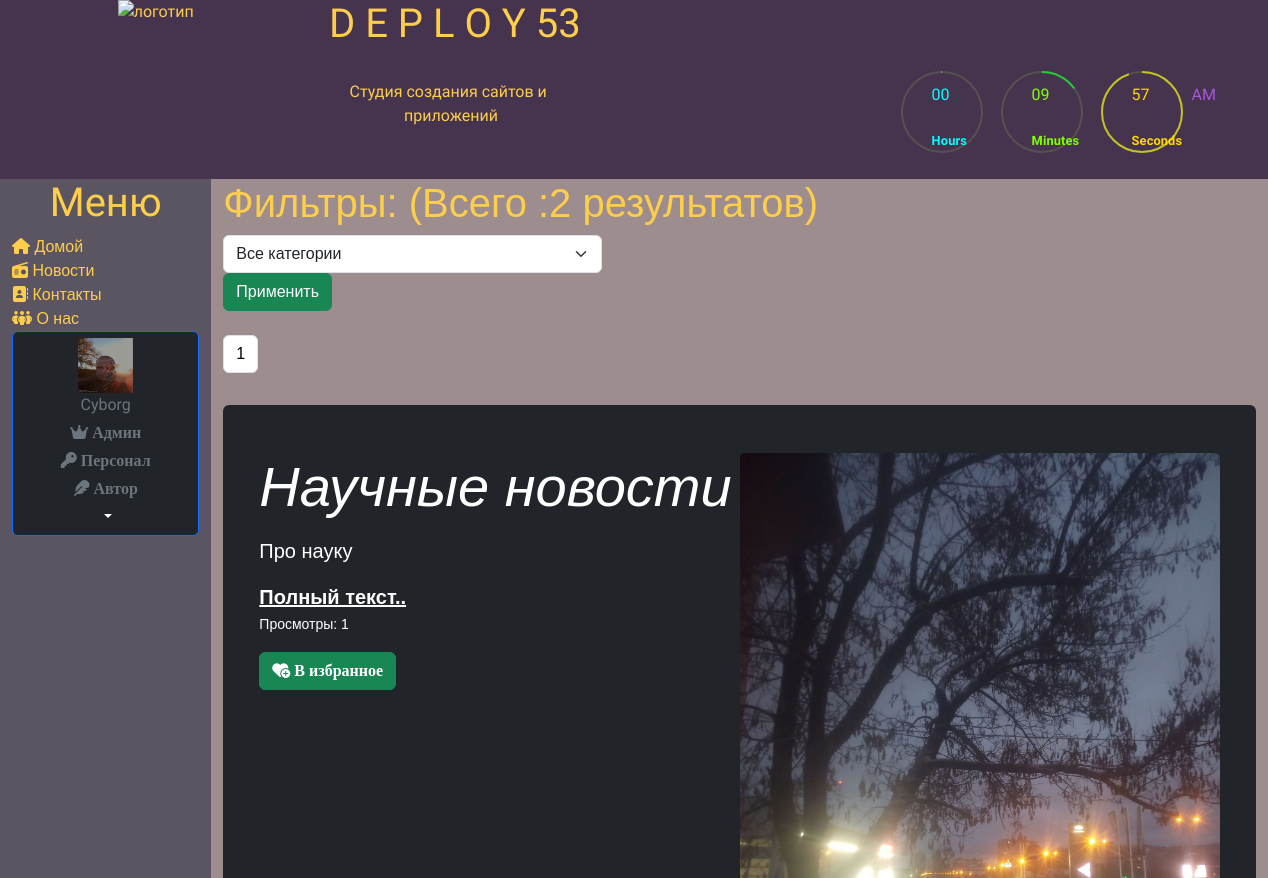
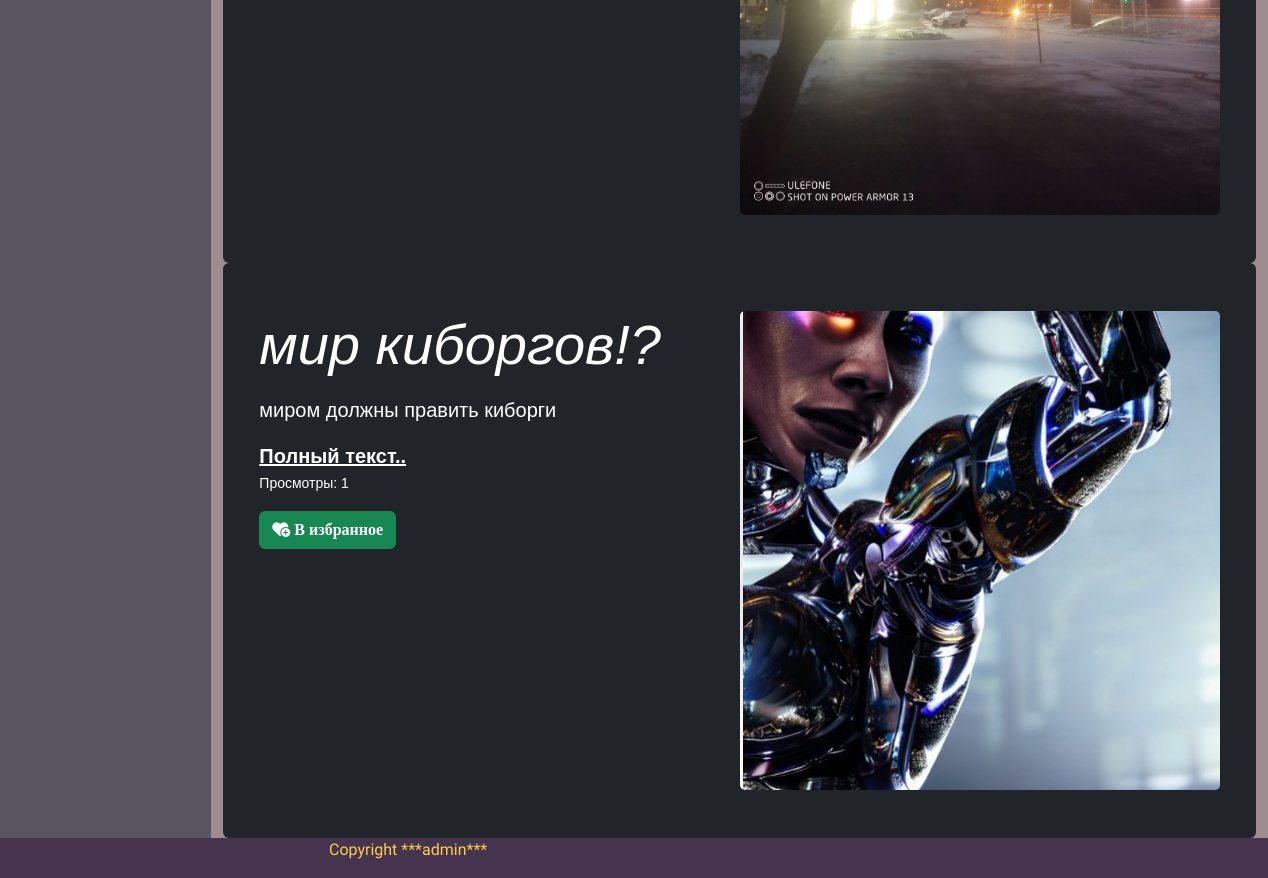
The page /users/mynewslist (signed in) on the database its author committed (2 pictures, top to bottom).
### users/models.py (models this page shows, shortened)
class Account(models.Model):
    gender_choices= (('M','Male'),
                     ('F','Female'),
                     ('N/A','Not answered'))
    user = models.OneToOneField(User,on_delete=models.CASCADE,
                                primary_key=True)
    nickname = models.CharField(max_length=100,blank=True)
    birthdate = models.DateField(null=True)
    gender = models.CharField(choices=gender_choices,max_length=20)
    account_image = models.ImageField(default='default.jpg',
                                      upload_to='account_images')
    address = models.CharField(max_length=100,blank=True)
    job = models.CharField(max_length=100,blank=True)
    whatsapp = models.CharField(max_length=100, blank=True)
    viber = models.CharField(max_length=100, blank=True)
    twitch = models.CharField(max_length=100,blank=True)
    instagram = models.CharField(max_length=100, blank=True)
    facebook = models.CharField(max_length=100, blank=True)
    twitter = models.CharField(max_length=100, blank=True)
    discord = models.CharField(max_length=100, blank=True)
    github = models.CharField(max_length=100, blank=True)
    youtube = models.CharField(max_length=100, blank=True)
    linkedin = models.CharField(max_length=100, blank=True)
    snapchat = models.CharField(max_length=100, blank=True)
    skype = models.CharField(max_length=100, blank=True)
    vk = models.CharField(max_length=100, blank=True)
    telegram = models.CharField(max_length=100,blank=True)
    phone = models.CharField(max_length=20,blank=True)
    class Meta:
        ordering = ['user']
        verbose_name = 'Профиль'
        verbose_name_plural = 'Профили'

### news/models.py (models this page shows, shortened)
class Article(models.Model):
    categories = (('E','Economics'),
                  ('S','Science'),
                  ('IT','IT'))
    author = models.ForeignKey(User, on_delete=models.SET_NULL, null=True)
    title = models.CharField('Название',max_length=50,default='')
    anouncement = models.TextField('Аннотация',max_length=250)
    text = models.TextField('Текст новости')
    date = models.DateTimeField('Дата публикации',auto_now=True)
    category = models.CharField(choices=categories, max_length=20,verbose_name='Категории')
    tags = models.ManyToManyField(to=Tag, blank=True)
    objects = models.Manager()
    published = PublishedToday()
    def get_views(self):
        return self.views.count()
    class Meta:
        ordering = ['title','date']
        verbose_name= 'Новость'
        verbose_name_plural='Новости'

class Image(models.Model):
    article = models.ForeignKey(Article, on_delete=models.CASCADE)
    title = models.CharField(max_length=50, blank=True)
    image = models.ImageField(upload_to='article_images/')

### users/views.py (the view)
# urls.py: path('mynewslist',views.my_news_list,name='my_news_list'),
def my_news_list(request):
    categories = Article.categories #создали перечень категорий
    author = User.objects.get(id=request.user.id) #создали перечень авторов
    articles = Article.objects.filter(author=author)
    if request.method == "POST":
        selected_category = int(request.POST.get('category_filter'))
        if selected_category != 0: #фильтруем найденные результаты по категориям
            articles = articles.filter(category__icontains=categories[selected_category-1][0])
    else: #если страница открывется впервые
        selected_category = 0
    total = len(articles)
    p = Paginator(articles,2)
    page_number = request.GET.get('page')
    page_obj = p.get_page(page_number)
    context = {'articles': page_obj, 'total':total,
               'categories':categories,'selected_category': selected_category}
    return render(request,'users/my_news_list.html',context)

### users/templatetags/users_extras.py (called while the page is built)
@register.filter(name="has_group")
def has_group(user,group_name):
    return user.groups.filter(name=group_name).exists()

### users/templates/users/my_news_list.html (shortened to what this page needs)
{% extends 'main/homebase.html' %}
{% load static %}
{% load bootstrap5 %}
{% block main%}
    <main class="row">
        <div class="col-md-2 side_menu" style="list-style: none; position: relative; height: auto;">
            {% block sidebar %}
                <h1 class="text-center" style="font-family: Rubik Marker Hatch, cursive, Arial, Helvetica Neue, Helvetica, sans-serif;">Меню</h1>
                {% block home %}<li><i class="fa-solid fa-house"></i><a href="{% url 'home' %}" style="text-decoration: none; color: #FDCE4B;">&nbspДомой</a></li>{% endblock %}
                {% block news %}<li><i class="fa-solid fa-radio"></i><a href="{% url 'news_index' %}" style="text-decoration: none; color: #FDCE4B;">&nbspНовости</a></li>{% endblock %}
                {% block contacts %}<li><i class="fa-solid fa-address-book"></i><a href="{% url 'contact' %}" style="text-decoration: none; color: #FDCE4B;">&nbspКонтакты</a></li>{% endblock %}
                {% block about %}<li><i class="fa-solid fa-people-group"></i><a href="{% url 'of' %}" style="text-decoration: none; color: #FDCE4B;">&nbspО нас</a></li>{% endblock %}
                {% block user %}
                        {% include 'users/user-actions.html' %}
                {% endblock %}
            {% endblock %}
            <div style="height: 13vh;"></div>
        </div>
        {% block content %}
            <link rel="stylesheet" href="https://ajax.googleapis.com/ajax/libs/jqueryui/1.11.4/themes/smoothness/jquery-ui.css">
            <div class="col content_center">
                {% if articles|length  != 0 %}
                <div class="row">
                    <label><h1> Фильтры: (Всего :{{ total }} результатов) </h1>
                        <form method="post">
                            <div class="form-group col-11">
                                <select class="form-select" name="category_filter" style="width:40%">
                                    <option value="0">Все категории</option>
                                </select>
                                <input type="submit" class="btn btn-success" value="Применить">
                            </div>
                        </form>
                    </label>
                </div>
                <br>
                {% if total > 1 %}
                    <div class="row">
                        <nav aria-label="Page navigation example">
                          <ul class="pagination">
                              {% for p in articles.paginator.page_range %}
                                {% if articles.number == p %}
                                    <li class="page-item"><p class="page-link" style="color:black;"> {{ p }}</p></li>
                                {% else %}
                                    <li class="page-item"><a class="page-link" href="?page={{ p }}"> {{ p }}</a></li>
                                {% endif %}
                              {% endfor %}
                          </ul>
                        </nav>
                    </div>
                {% endif %}
                <div class="row">
                    {% for article in articles %}
                        <div class="single_news">
                            <div class="p-4 p-md-5 text-white rounded bg-dark">
                                <div class="row">
                                    <div class="col-md-{% if article.image_set.all %}6{% else %}12 {% endif %} px-0">
                                        <h1 class="display-4 fst-italic"> {{ article.title }}</h1>
                                        <p class="lead my-3">{{ article.anouncement }}</p>
                                        <p class="lead mb-0"><a href="{% url 'news_detail' article.pk %}" class="text-white fw-bold">Полный текст..</a></p>
                                        <p><small>Просмотры: {{ article.get_views }}</small></p>
                                        <a class="btn btn-success favorite-btn" href="{% url 'favorites' article.pk %}" data-article-id="{{ article.pk }}">
                                            {% if article.favorite or 'favorite_'|add:article.pk in request.session %}
                                                <i class="fa-solid fa-heart-circle-minus"> Забыть</i>
                                            {% else %}
                                                <i class="fa-solid fa-heart-circle-plus"> В избранное</i>
                                            {% endif %}
                                        </a>
                                    </div>
                                    {% if article.image_set.all %}
                                        <div class="col-md-6 px-0">
                                            <img src="{{ article.image_set.all.0.image.url }}" style="width:100%; height:auto; border-radius:5px;">
                                        </div>
                                    {% endif %}
                                </div>
                            </div>
                        </div>
                    {% endfor %}
                </div>
            </div>
            {% endif %}
        {% endblock %}
    </main>
{% endblock %}

### users/templates/users/user-actions.html (shortened to what this page needs)
{% load static %}
{% load users_extras %}
    <li>
        {% if request.user.id %}
            <div>
                <button class="btn btn-primary dropdown-toggle col-12" type="button" id="dropdownMenuButton1" data-bs-toggle="dropdown" aria-expanded="false" style="background:#212529;">
                    <img src="{{ request.user.account.account_image.url }}" alt="user" width="55" height="55">
                    <div class="d-none d-lg-block ">
                        {% if request.user.account.nickname == '' %}
                            <p class="text-secondary mb-1">Никнейм <i class="fa-solid fa-lock"></i></p>
                        {% else %}
                            <p class="text-secondary mb-1" style="font-family: Iceberg , cursive, Arial, Helvetica Neue, Helvetica, sans-serif;">{{ request.user.account.nickname }}</p>
                        {% endif %}
                    </div>
                    <p class="text-secondary mb-1"> {% if request.user.is_superuser %}<i class="fa-solid fa-crown"> Админ</i>{% endif %}</p>
                    <p class="text-secondary mb-1"> {% if request.user.is_staff %}<i class="fa-solid fa-key"> Персонал</i>{% endif %}</p>
                    <p class="text-secondary mb-1"> {% if request.user|has_group:"Authors" %}<i class="fa-solid fa-feather"> Автор</i>{% endif %}</p>
                </button>
            </div>
        {% endif %}
        <br >
    </li>

### main/templates/main/footer.html
{% load static %}
    <footer class="row">
        <div class="col-md-3"></div>
        <p class="col text-start">Copyright ***{{ request.user }}***</p>
    </footer>

### main/static/main/css/style.css (style rules this page uses)
main { font-family: "Bellota:ital", cursive, "Arial", "Helvetica Neue", "Helvetica", sans-serif; color: #FDCE4B; background-color: #9D8D8E; }
.side_menu { background-color: #5B5561; }
footer { font-family: "Rubik Iso", cursive, "Arial", "Helvetica Neue", "Helvetica", sans-serif; color: #FDCE4B; background-color: #46344E; }

### rows shown on the page
Article: title "Научные новости", anouncement "Про науку", get_views "1", shows "В избранное", image_set.all.0.image (picture)
Article: title "мир киборгов!?", anouncement "миром должны править киборги", get_views "1", shows "В избранное", image_set.all.0.image (picture)

### other values the page prints
{{ request.user.account.nickname }} "Cyborg"
{{ total }} "2"
{{ p }} "1"
{{ request.user }} "admin"
